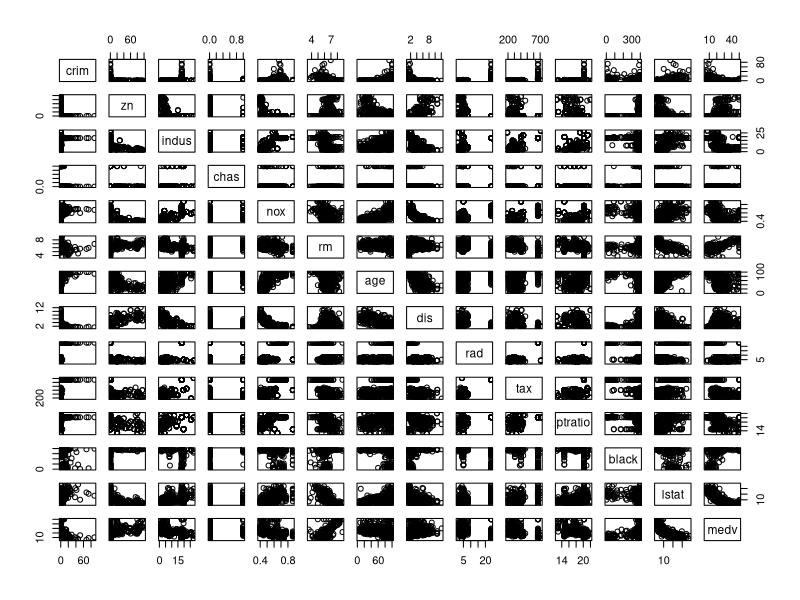
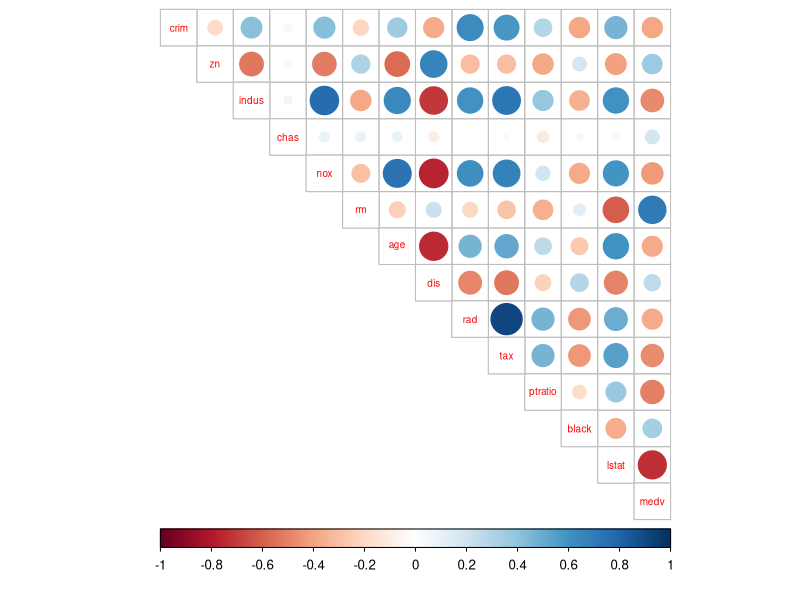
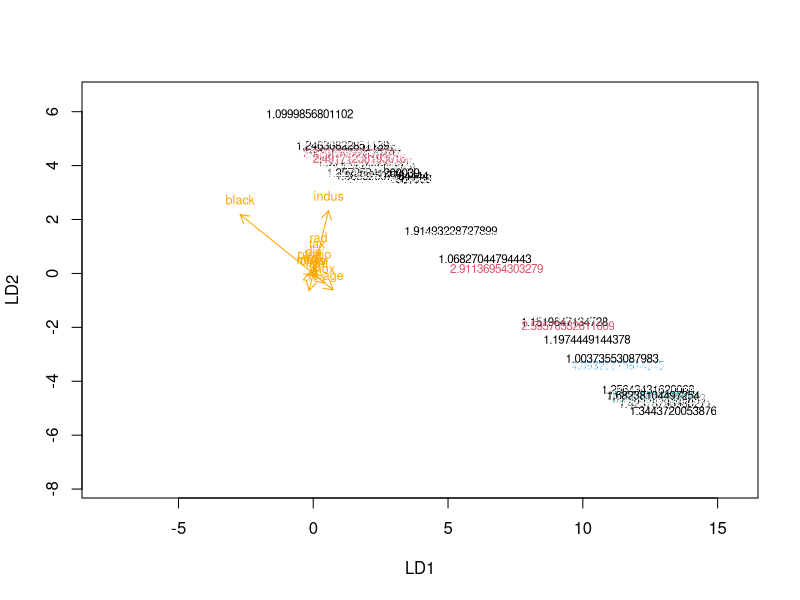
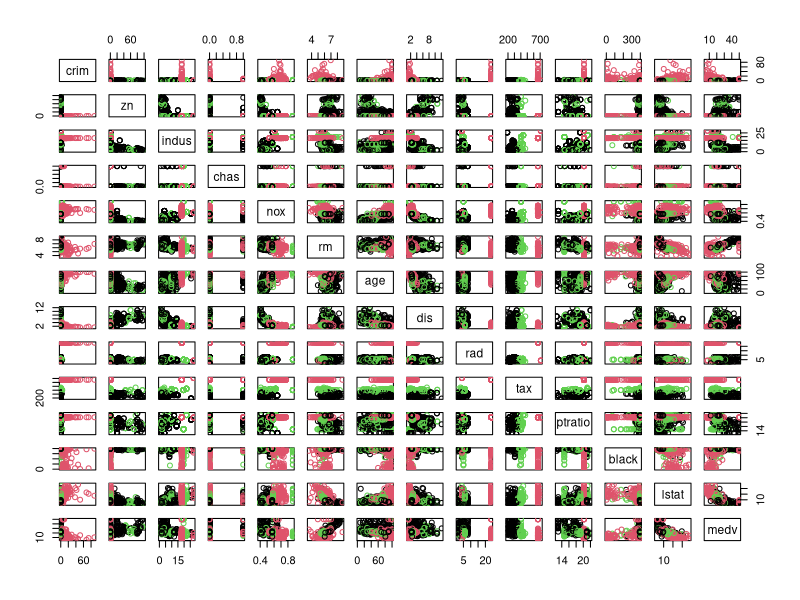

Source code (R) for these figures, in order:
## ---- chunk 1
#4.1 analysis excersise
#1.create a R markdown file 
#2.load dataset
library(MASS)
data("Boston")
str(Boston)
dim(Boston)
#3.Show a graphical overview of the data 

library(magrittr)
library(corrplot)
pairs(Boston)
cor_matrix<-cor(Boston) %>% round(digits = 2)
cor_matrix
corrplot(cor_matrix, method="circle", type="upper", cl.pos="b", tl.pos="d", tl.cex = 0.6)
#4.
#Standardize the dataset and print out
boston_scaled <- scale(Boston)
summary(boston_scaled)
class(boston_scaled)
boston_scaled <- as.data.frame(boston_scaled)
#scaled crime rate
summary(boston_scaled$crim)
bins <- quantile(boston_scaled$crim)
crime <- cut(boston_scaled$crim, breaks = bins, include.lowest = TRUE, labels = c("low", "med_low", "med_high", "high"))
table(crime)
#break and create the train and test sets
n <- nrow(boston_scaled)
ind <- sample(n,  size = n * 0.8)
train <- boston_scaled[ind,]
test <- boston_scaled[-ind,]
correct_classes <- test$crime
#5.
#linear discriminant analysis 
library(MASS)
lda.fit <- lda(crim ~ ., data = train)
lda.fit 
lda.arrows <- function(x, myscale = 1, arrow_heads = 0.1, color = "orange", tex = 0.75, choices = c(1,2)){
  heads <- coef(x)
  arrows(x0 = 0, y0 = 0, 
         x1 = myscale * heads[,choices[1]], 
         y1 = myscale * heads[,choices[2]], col=color, length = arrow_heads)
  text(myscale * heads[,choices], labels = row.names(heads), 
       cex = tex, col=color, pos=3)
}
#crime rate as the target variable
classes <- as.numeric(train$crim)
#predictor variables
lda.pred <- predict(lda.fit, newdata = test)
table(correct = correct_classes, predicted =lda.pred$classes)
#Draw the LDA (bi)plot
plot(lda.fit, dimen = 2, col = classes, pch = classes)
lda.arrows(lda.fit, myscale = 1)
#6.crime catagories in test datasets,predict classes with test data
lda.pred <- predict(lda.fit, newdata = test)
#cross tabulate the results
table(correct = correct_classes, predicted = lda.pred$classes)
#7.
#Reload the Boston dataset and standardize the dataset, then Calculate the distances between the observations.
dist_eu <- dist(Boston)
#Run k-means algorithm on the dataset
km <-kmeans(Boston, centers = 3)
#viewlization
pairs(Boston, col = km$cluster)
